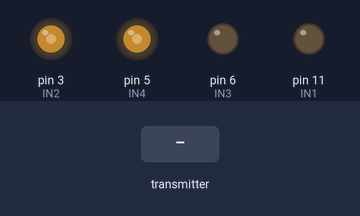
A sketch run on a simulated Arduino Uno, built with avr-gcc and run on an emulated ATmega328P. On the bench: output pins drawn as LEDs (lit = HIGH). Inputs (shaded band) come from the test bench. What the sketch prints to the serial monitor is not drawn.

Above: at 1.2 s.
1.3 s: the transmitter starts sending readChannel.0 = 1250
At 2.4 s:
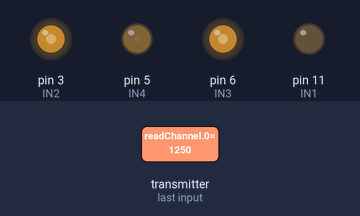
2.8 s: the transmitter starts sending readChannel.5 = 2000
At 4.0 s:
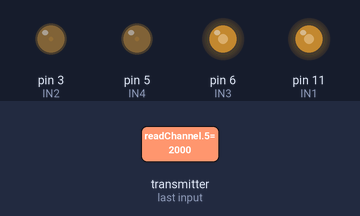
4.3 s: the transmitter starts sending readChannel.2 = 1250
At 4.7 s:
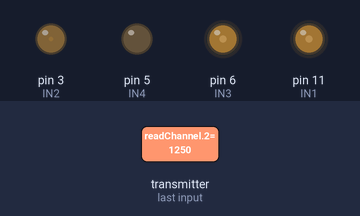
5.8 s: the transmitter starts sending readChannel.2 = 1000
At 6.6 s:
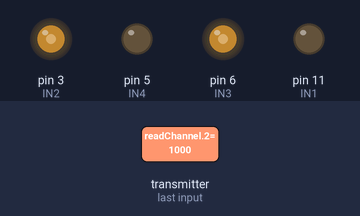
7.3 s: the transmitter starts sending readChannel.2 = 1500
At 8.2 s:
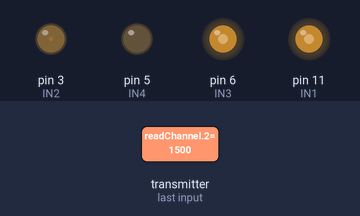
Timing chart, 0 to 10.3 s (numbered marks = the images above; inputs shaded):
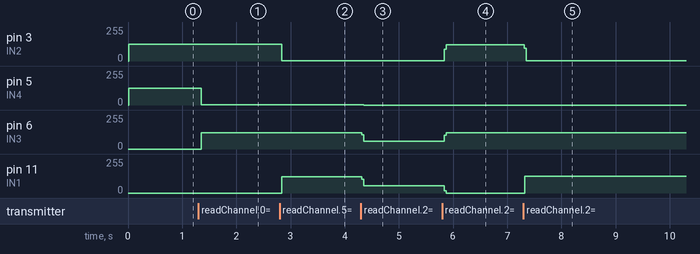

Measured:
- after the input at 1.3 s, pin 5 (IN4): 124/255 → 1/255 after 0.05 s; pin 6 (IN3): 0/255 → 123/255 after 0.05 s
- after the input at 2.8 s, pin 3 (IN2): 124/255 → 2/255 at once; pin 11 (IN1): 0/255 → 122/255 at once
- after the input at 4.3 s, pin 5 (IN4): 1/255 → 0/255 after 0.05 s; pin 6 (IN3): 123/255 → 57/255 at once; pin 11 (IN1): 122/255 → 56/255 at once
- after the input at 5.8 s, pin 3 (IN2): 2/255 → 123/255 at once; pin 6 (IN3): 57/255 → 123/255 at once; pin 11 (IN1): 56/255 → 0/255 at once
- after the input at 7.3 s, pin 3 (IN2): 123/255 → 2/255 at once; pin 11 (IN1): 0/255 → 124/255 at once

The sketch:

Flysky_rccar.ino
```cpp
#include <IBusBM.h>

IBusBM IBus;


int IN1 = 11;  //right
int IN2 = 3;   //right
int IN3 = 6;   //left
int IN4 = 5;   //left

int vel_thr = 0;
int vel_rotL = 0;
int vel_rotR = 0;

int speedL = 0;
int speedT = 0;


int ch1 = 0;
int ch2 = 0;
int ch3 = 0;
int ch4 = 0;
int ch5 = 0;
int ch6 = 0;


void setup() {

  Serial.begin(115200);
  IBus.begin(Serial);

  pinMode(IN1, OUTPUT);
  pinMode(IN2, OUTPUT);
  pinMode(IN3, OUTPUT);
  pinMode(IN4, OUTPUT);
}

void loop() {


  ch1 = IBus.readChannel(0);
  ch2 = IBus.readChannel(1);
  ch3 = IBus.readChannel(2);
  ch4 = IBus.readChannel(3);
  ch5 = IBus.readChannel(4);
  ch6 = IBus.readChannel(5);

  // Serial.print("Ch1: ");
  // Serial.print(ch1);
  // Serial.print(" ");
  // Serial.print("Ch3: ");
  // Serial.print(ch3);
  // Serial.print("\n");
  // delay(500);


  // mapping
  // Serial.print(ch1);
  // Serial.print(" ");
  // Serial.println(ch3);
  //   Serial.print(" ");
  // Serial.println(vel_rotR);
  // delay(500);
  vel_thr = map(ch3, 1035, 1990, 0, 255);

  if (ch1 > 1000 || ch3 > 1000) {
    if (ch1 > 1465 && ch1 < 1510) {
      vel_rotL = 0;
      vel_rotR = 0;
    } else if (ch1 < 1465) vel_rotL = map(ch1, 1020, 1465, 255, 0);
    else if (ch1 > 1510) vel_rotR = map(ch1, 1510, 1920, 0, 255);
  }


  if (vel_thr < 0) vel_thr = 0;
  else if (vel_thr > 255) vel_thr = 255;

  if (vel_rotL < 0) vel_rotL = 0;
  else if (vel_rotL > 255) vel_rotL = 255;
  if (vel_rotR < 0) vel_rotR = 0;
  else if (vel_rotR > 255) vel_rotR = 255;


  if (vel_thr > 10) {
    forward(vel_thr);
  } else stop();
  if (vel_rotL > 10) {
    left(vel_rotL);
  } else if (vel_rotR > 10) {
    right(vel_rotR);
  }

  if(ch6 == 2000){
    // reverse(0);
      if (vel_thr > 10) {
    reverse(vel_thr);
  }

  }
  Serial.print(vel_thr);
  Serial.print(" ");
  Serial.print(vel_rotL);
    Serial.print(" ");
  Serial.println(vel_rotR);
}

void forward(int vel_thr) {
  analogWrite(IN1, speedL);
  analogWrite(IN2, vel_thr);
  analogWrite(IN3, speedL);
  analogWrite(IN4, vel_thr);
  // Serial.println("frrward");
}
void reverse(int vel_thr) {
  analogWrite(IN1, vel_thr);
  analogWrite(IN2, speedL);
  analogWrite(IN3, vel_thr);
  analogWrite(IN4, speedL);
}

void right(int vel_rotR) {
  analogWrite(IN1, vel_rotR);
  analogWrite(IN2, speedL);
  analogWrite(IN3, speedL);
  analogWrite(IN4, vel_rotR);
}
void left(int vel_rotL) {
  analogWrite(IN1, speedL);
  analogWrite(IN2, vel_rotL);
  analogWrite(IN3, vel_rotL);
  analogWrite(IN4, speedL);
}
void stop() {
  analogWrite(IN1, speedL);
  analogWrite(IN2, speedL);
  analogWrite(IN3, speedL);
  analogWrite(IN4, speedL);
  vel_thr = -1;
  // Serial.println("stop");
}
```
